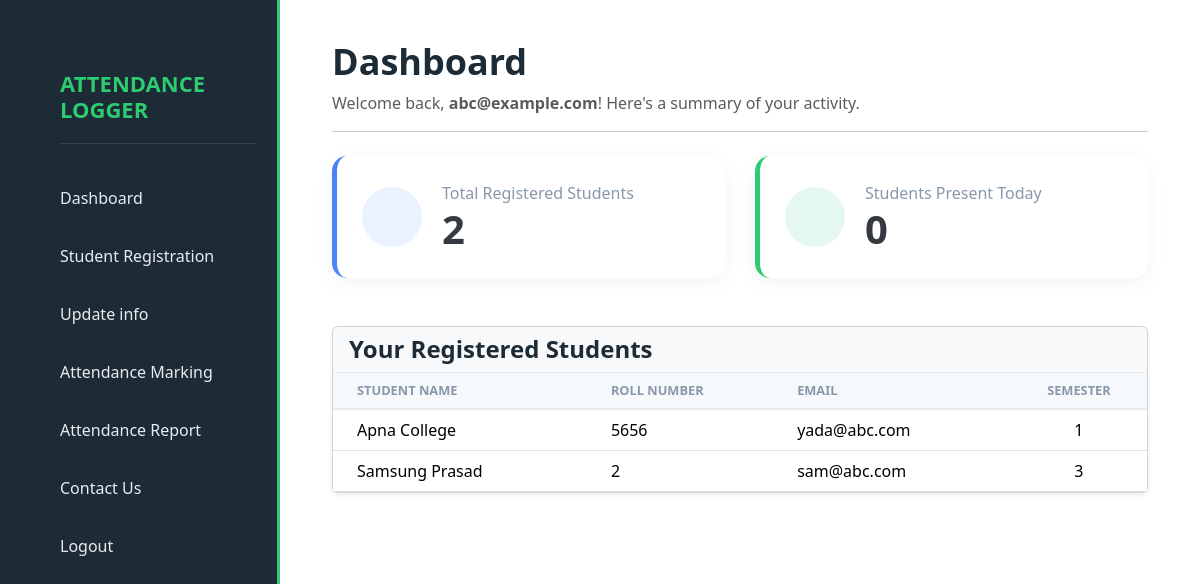
The page /dashboard (signed in) on the database its author committed.
### app.py (models this page shows, shortened)
class User(db.Model):
    id = db.Column(db.Integer, primary_key=True)
    email = db.Column(db.String(120), unique=True, nullable=False)
    password = db.Column(db.String(60), nullable=False)
    students = db.relationship('Student', backref='creator', lazy=True)
    attendance_records = db.relationship('AttendanceRecord', backref='marker', lazy=True)

class Student(db.Model):
    id = db.Column(db.Integer, primary_key=True)
    student_id = db.Column(db.String(20), nullable=False)
    first_name = db.Column(db.String(50), nullable=False)
    last_name = db.Column(db.String(50), nullable=False)
    semester = db.Column(db.Integer, nullable=False)
    email = db.Column(db.String(120), nullable=False)
    fathers_name = db.Column(db.String(100), nullable=False)
    mothers_name = db.Column(db.String(100), nullable=False)
    address = db.Column(db.String(200), nullable=False)
    city = db.Column(db.String(50), nullable=False)
    state = db.Column(db.String(50), nullable=False)
    pin_code = db.Column(db.String(6), nullable=False)
    attendance_records = db.relationship('AttendanceRecord', backref='student', lazy=True)
    user_id = db.Column(db.Integer, db.ForeignKey('user.id'), nullable=False)
    __table_args__ = (
        db.UniqueConstraint('user_id', 'student_id', name='uq_user_student_id'),
        db.UniqueConstraint('user_id', 'email', name='uq_user_student_email'),
    )

### app.py (the view)
@app.route('/dashboard')
def dashboard():
    if 'user_id' not in session:
        flash('Please log in to access this page.', 'warning')
        return redirect(url_for('login'))
    user_id = session['user_id']
    user = User.query.get(user_id)
    user_email = user.email if user else 'N/A'
    total_students = Student.query.filter_by(user_id=user_id).count()
    today = date.today()
    present_today = AttendanceRecord.query.filter_by(
        marked_by_user_id=user_id,
        date=today,
        status='Present'
    ).count()
    student_list = Student.query.filter_by(user_id=user_id).order_by(Student.first_name).all()
    return render_template(
        'dashboard.html',
        user_email=user_email,
        total_students=total_students,
        present_today=present_today,
        student_list=student_list
    )

### app.py (called while the page is built)
@app.after_request
def add_header(response):
    response.headers['Cache-Control'] = 'no-cache, no-store, must-revalidate'
    response.headers['Pragma'] = 'no-cache'
    response.headers['Expires'] = '0'
    return response

### templates/dashboard.html (shortened to what this page needs)
<!DOCTYPE html>
<html lang="en">
<head>
    <link rel="stylesheet" href="{{ url_for('static', filename='dash_style.css') }}">
    <link rel="stylesheet" href="https://cdn.jsdelivr.net/npm/bootstrap@5.3.6/dist/css/bootstrap.min.css">
</head>
<body class="dark-mode">
    <div class="sidebar">
        <div class="design">
            <h3>ATTENDANCE LOGGER</h3>
            <div class="section-1">
                <a href="{{ url_for('dashboard') }}" class="btn">Dashboard</a>
            </div>
            <div class="section-2">
                <a href="{{ url_for('registration') }}" class="btn">Student Registration</a>
            </div>
            <div class="section-3">
                <a href="{{ url_for('userupdate') }}" class="btn">Update info</a>
            </div>
            <div class="section-4">
                <a href="{{ url_for('attmarking') }}" class="btn">Attendance Marking</a>
            </div>
            <div class="section-5">
                <a href="{{ url_for('report') }}" class="btn">Attendance Report</a>
            </div>
            <div class="section-6">
                <a href="{{ url_for('contact') }}" class="btn">Contact Us</a>
            </div>
            <form method="post" action="{{ url_for('logout') }}">
                <button type="submit" class="btn">Logout</button>
            </form>
        </div>
    </div>
    <div class="main-content">
        <div class="container-fluid">
            <div class="header">
                <h1 class="mb-2">Dashboard</h1>
                <p class="text-muted">Welcome back, <strong>{{ user_email }}</strong>! Here's a summary of your
                    activity.</p>
            </div>
            <hr>
            <div class="dashboard-container mt-4">
                <div class="stat-card">
                    <div class="stat-icon" style="background-color: #eaf2ff;">
                    </div>
                    <div class="stat-info">
                        <p class="stat-label">Total Registered Students</p>
                        <h3 class="stat-value">{{ total_students }}</h3>
                    </div>
                </div>
                <div class="stat-card">
                    <div class="stat-icon" style="background-color: #e5f8f0;">
                    </div>
                    <div class="stat-info">
                        <p class="stat-label">Students Present Today</p>
                        <h3 class="stat-value">{{ present_today }}</h3>
                    </div>
                </div>
            </div>
            <div class="student-list-card mt-5">
                <div class="card shadow-sm">
                    <div class="card-header bg-light">
                        <h4 class="mb-0">Your Registered Students</h4>
                    </div>
                    <div class="card-body p-0">
                        <div class="table-responsive">
                            <table class="table table-hover mb-0">
                                <thead>
                                    <tr>
                                        <th class="ps-4">Student Name</th>
                                        <th>Roll Number</th>
                                        <th>Email</th>
                                        <th class="text-center">Semester</th>
                                    </tr>
                                </thead>
                                <tbody>
                                    {% for student in student_list %}
                                    <tr>
                                        <td class="ps-4">{{ student.first_name }} {{ student.last_name }}</td>
                                        <td>{{ student.student_id }}</td>
                                        <td>{{ student.email }}</td>
                                        <td class="text-center">{{ student.semester }}</td>
                                    </tr>
                                    {% endfor %}
                                </tbody>
                            </table>
                        </div>
                    </div>
                </div>
            </div>
        </div>
    </div>
</body>
</html>

### static/dash_style.css (style rules this page uses)
* { margin: 0; padding: 0; box-sizing: border-box; }
html, body { height: 100%; font-family: 'Segoe UI', 'Roboto', 'Helvetica Neue', Arial, sans-serif; background-color: #f4f7fc; color: #525f7f; }
.sidebar { position: fixed; top: 0; left: 0; width: 280px; height: 100vh; background-color: #1c2b36; border-right: 3px solid #2ecc71; padding: 0 0 0 40px; display: flex; align-items: flex-start; padding-top: 50px; }
.design { display: flex; flex-direction: column; align-items: flex-start; gap: 10px; width: 100%; padding-right: 40px; }
.design h3 { font-size: 22px; text-align: left; color: #2ecc71; margin: 20px; padding-bottom: 20px; border-bottom: 1px solid rgba(255, 255, 255, 0.1); width: 100%; font-weight: 600; }
.design .btn { background-color: transparent; color: #e9ecef; text-align: left; padding: 12px 20px; border: none; font-weight: 500; font-size: 16px; width: 100%; border-radius: 8px; transition: all 0.3s ease; cursor: pointer; }
.main-content { margin-left: 280px; padding: 40px; height: 100vh; overflow-y: auto; }
.header h1 { color: #1c2b36; font-weight: 700; font-size: 2.25rem; }
.dashboard-container { display: grid; grid-template-columns: repeat(auto-fit, minmax(280px, 1fr)); gap: 30px; }
.stat-card { background-color: #ffffff; border-radius: 15px; padding: 25px; box-shadow: 0 5px 20px rgba(0, 0, 0, 0.05); display: flex; align-items: center; gap: 20px; border-left: 5px solid transparent; transition: transform 0.3s ease, box-shadow 0.3s ease; }
.stat-card:nth-child(1) { border-left-color: #4c82f7; }
.stat-card:nth-child(2) { border-left-color: #2ecc71; }
.stat-icon { width: 60px; height: 60px; border-radius: 50%; display: flex; justify-content: center; align-items: center; }
.stat-label { margin: 0; font-size: 1rem; font-weight: 500; color: #8898aa; }
.stat-value { margin: 0; font-size: 2.5rem; font-weight: 600; color: #343a40; }
.student-list-card .card-header { background-color: #ffffff; border-bottom: 1px solid #e9ecef; }
.student-list-card h4 { color: #1c2b36; font-weight: 600; }
.table thead th { background-color: #f6f9fc; color: #8898aa; font-weight: 600; text-transform: uppercase; font-size: 0.8rem; border-bottom: 2px solid #e9ecef; }

### rows shown on the page
User: email "abc@example.com"
Student: first_name "Apna", last_name "College", student_id "5656", email "yada@abc.com", semester "1"
Student: first_name "Samsung", last_name "Prasad", student_id "2", email "sam@abc.com", semester "3"

### other values the page prints
{{ total_students }} "2"
{{ present_today }} "0"
